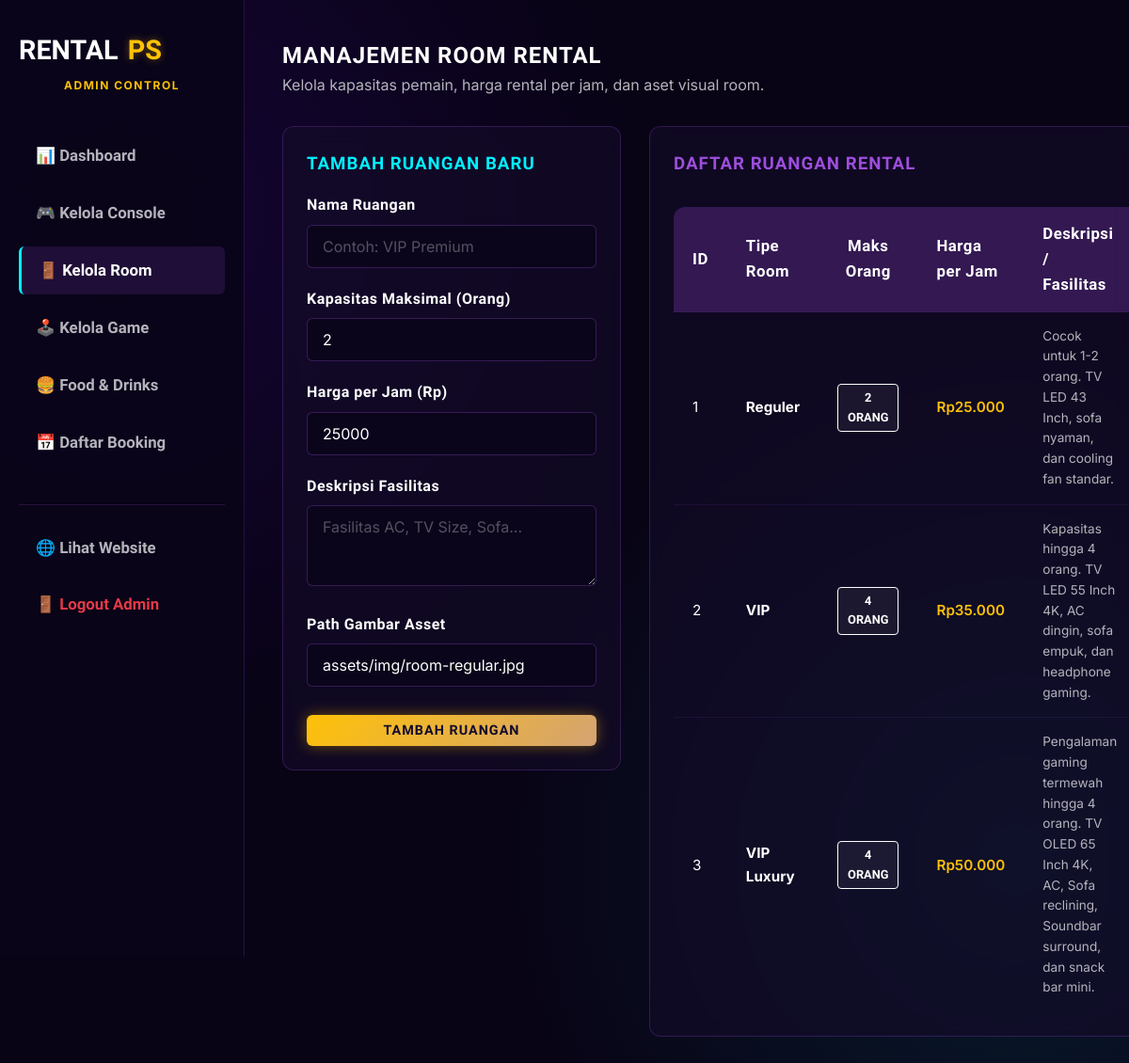
Screenshot of /admin/rooms.php (signed in) with the database file from the repository.
### tables this page shows
CREATE TABLE IF NOT EXISTS `rooms` (
  `id` INT AUTO_INCREMENT PRIMARY KEY,
  `name` VARCHAR(50) NOT NULL,
  `max_people` INT NOT NULL,
  `price_per_hour` DECIMAL(10, 2) NOT NULL,
  `description` TEXT,
  `image` VARCHAR(255) NOT NULL,
  `created_at` TIMESTAMP DEFAULT CURRENT_TIMESTAMP
);

### config/database.php (called while the page is built, shortened)
<?php
function sanitize($data) {
    return htmlspecialchars($data, ENT_QUOTES, 'UTF-8');
}
function format_rupiah($number) {
    return 'Rp' . number_format($number, 0, ',', '.');
}
?>

### admin/rooms.php (the view, shortened to what this page needs)
<?php
require_once dirname(__DIR__) . '/config/database.php';
$edit_mode = false;
$edit_name = '';
$edit_max_people = 2;
$edit_price_per_hour = 25000;
$edit_description = '';
$edit_image = 'assets/img/room-regular.jpg';
try {
    $rooms = $db->query("SELECT * FROM rooms ORDER BY id ASC")->fetchAll();
} catch (PDOException $e) {
    die("Database query error: " . $e->getMessage());
}
?>
<!DOCTYPE html>
<html lang="id">
<head>
    <link rel="stylesheet" href="../assets/css/style.css">
</head>
<body>
    <div class="admin-layout">
        <?php include_once __DIR__ . '/sidebar.php'; ?>
        <main class="admin-main">
            <div class="admin-header">
                <div>
                    <h2>Manajemen Room Rental</h2>
                    <p class="text-muted">Kelola kapasitas pemain, harga rental per jam, dan aset visual room.</p>
                </div>
            </div>
            <div class="payment-grid" style="grid-template-columns: 360px 1fr;">
                <div>
                    <div class="card">
                        <h3 class="text-cyan mb-3"><?= $edit_mode ? 'Edit Ruangan' : 'Tambah Ruangan Baru' ?></h3>
                        <form action="rooms.php" method="POST">
                            <div class="form-group">
                                <label for="name" class="form-label">Nama Ruangan</label>
                                <input type="text" id="name" name="name" class="form-control" placeholder="Contoh: VIP Premium" required value="<?= sanitize($edit_mode ? $edit_name : '') ?>">
                            </div>
                            <div class="form-group">
                                <label for="max_people" class="form-label">Kapasitas Maksimal (Orang)</label>
                                <input type="number" id="max_people" name="max_people" class="form-control" placeholder="Maksimal orang" min="1" required value="<?= $edit_mode ? $edit_max_people : 2 ?>">
                            </div>
                            <div class="form-group">
                                <label for="price_per_hour" class="form-label">Harga per Jam (Rp)</label>
                                <input type="number" id="price_per_hour" name="price_per_hour" class="form-control" placeholder="Harga dalam Rp" min="1000" step="1000" required value="<?= $edit_mode ? $edit_price_per_hour : 25000 ?>">
                            </div>
                            <div class="form-group">
                                <label for="description" class="form-label">Deskripsi Fasilitas</label>
                                <textarea id="description" name="description" class="form-control" rows="3" placeholder="Fasilitas AC, TV Size, Sofa..."><?= sanitize($edit_mode ? $edit_description : '') ?></textarea>
                            </div>
                            <div class="form-group">
                                <label for="image" class="form-label">Path Gambar Asset</label>
                                <input type="text" id="image" name="image" class="form-control" placeholder="assets/img/room-vip.jpg" required value="<?= sanitize($edit_mode ? $edit_image : 'assets/img/room-regular.jpg') ?>">
                            </div>
                            <button type="submit" class="btn btn-secondary btn-sm" style="width: 100%; margin-top: 10px;">
                                <?= $edit_mode ? 'Simpan Perubahan' : 'Tambah Ruangan' ?>
                            </button>
                        </form>
                    </div>
                </div>
                <div>
                    <div class="card" style="padding: 25px;">
                        <h3 class="text-purple mb-3">Daftar Ruangan Rental</h3>
                        <div class="table-responsive">
                            <table class="custom-table" style="background: transparent;">
                                <thead>
                                    <tr>
                                        <th style="width: 60px;">ID</th>
                                        <th>Tipe Room</th>
                                        <th style="text-align: center;">Maks Orang</th>
                                        <th>Harga per Jam</th>
                                        <th>Deskripsi / Fasilitas</th>
                                    </tr>
                                </thead>
                                <tbody>
                                    <?php foreach ($rooms as $r): ?>
                                        <tr>
                                            <td><?= $r['id'] ?></td>
                                            <td><strong><?= sanitize($r['name']) ?></strong></td>
                                            <td style="text-align: center;"><span class="badge badge-pending" style="color:#fff; border-color:#fff; background:rgba(255,255,255,0.05);"><?= $r['max_people'] ?> Orang</span></td>
                                            <td class="text-gold" style="font-weight:600;"><?= format_rupiah($r['price_per_hour']) ?></td>
                                            <td style="max-width: 250px; font-size: 0.85rem;" class="text-muted"><?= sanitize($r['description']) ?></td>
                                        </tr>
                                    <?php endforeach; ?>
                                </tbody>
                            </table>
                        </div>
                    </div>
                </div>
            </div>
        </main>
    </div>
</body>
</html>

### assets/css/style.css (style rules this page uses)
:root { --bg-dark: #080315; --bg-card: rgba(20, 12, 40, 0.65); --bg-card-hover: rgba(30, 18, 60, 0.85); --bg-input: rgba(10, 5, 25, 0.8); --primary: #9d4edd; --primary-glow: rgba(157, 78, 221, 0.5); --secondary: #ffc107; --secondary-glow: rgba(255, 193, 7, 0.4); --cyan: #00f0ff; --cyan-glow: rgba(0, 240, 255, 0.4); --text-light: #ffffff; --text-muted: #b5b3bc; --text-dark: #120b2e; --border-glass: 1px solid rgba(157, 78, 221, 0.25); --border-glass-hover: 1px solid rgba(0, 240, 255, 0.5); --radius-sm: 6px; --radius-md: 12px; --radius-lg: 20px; --transition: all 0.3s cubic-bezier(0.25, 0.8, 0.25, 1); --font-heading: 'Rajdhani', sans-serif; --font-body: 'Inter', sans-serif; }
* { margin: 0; padding: 0; box-sizing: border-box; }
body { background-color: var(--bg-dark); color: var(--text-light); font-family: var(--font-body); line-height: 1.6; overflow-x: hidden; min-height: 100vh; display: flex; flex-direction: column; background-image: radial-gradient(circle at 10% 20%, rgba(93, 12, 228, 0.15) 0%, transparent 40%), radial-gradient(circle at 90% 80%, rgba(0, 240, 255, 0.1) 0%, transparent 40%); background-attachment: fixed; }
h1, h2, h3, h4, h5, h6 { font-family: var(--font-heading); font-weight: 700; letter-spacing: 1px; text-transform: uppercase; }
.text-gold { color: var(--secondary); }
.text-cyan { color: var(--cyan); }
.text-purple { color: var(--primary); }
.text-muted { color: var(--text-muted); }
.btn { display: inline-flex; align-items: center; justify-content: center; padding: 12px 28px; font-family: var(--font-heading); font-size: 1.1rem; font-weight: 700; text-transform: uppercase; border-radius: var(--radius-sm); border: none; cursor: pointer; transition: var(--transition); position: relative; overflow: hidden; letter-spacing: 1px; }
.btn-secondary { background: linear-gradient(135deg, var(--secondary) 0%, #d4a373 100%); color: var(--text-dark); box-shadow: 0 0 15px var(--secondary-glow); }
.btn-sm { padding: 8px 16px; font-size: 0.9rem; }
.card { background: var(--bg-card); border: var(--border-glass); border-radius: var(--radius-md); padding: 25px; backdrop-filter: blur(10px); -webkit-backdrop-filter: blur(10px); transition: var(--transition); position: relative; overflow: hidden; }
.form-group { margin-bottom: 20px; }
.form-label { display: block; margin-bottom: 8px; font-family: var(--font-heading); font-weight: 600; font-size: 1rem; letter-spacing: 0.5px; color: var(--text-light); }
.form-control { width: 100%; background-color: var(--bg-input); border: 1px solid rgba(157, 78, 221, 0.3); border-radius: var(--radius-sm); padding: 12px 16px; color: var(--text-light); font-family: var(--font-body); font-size: 1rem; transition: var(--transition); }
.form-control::placeholder { color: rgba(255, 255, 255, 0.3); }
.table-responsive { overflow-x: auto; width: 100%; }
.custom-table { width: 100%; border-collapse: collapse; background: var(--bg-card); border-radius: var(--radius-md); overflow: hidden; margin-top: 15px; text-align: left; }
.custom-table th { background: rgba(157, 78, 221, 0.25); padding: 15px 20px; font-family: var(--font-heading); font-size: 1.05rem; font-weight: 700; letter-spacing: 0.5px; border-bottom: 1px solid rgba(157, 78, 221, 0.3); }
.custom-table td { padding: 15px 20px; border-bottom: 1px solid rgba(157, 78, 221, 0.1); font-size: 0.95rem; vertical-align: middle; }
.custom-table tr:last-child td { border-bottom: none; }
.badge { display: inline-block; padding: 4px 10px; border-radius: 4px; font-size: 0.8rem; font-weight: 700; text-transform: uppercase; font-family: var(--font-heading); }
.badge-pending { background: rgba(255, 193, 7, 0.15); color: var(--secondary); border: 1px solid var(--secondary); }
.payment-grid { display: grid; grid-template-columns: 1.2fr 0.8fr; gap: 30px; }
.admin-layout { display: grid; grid-template-columns: 260px 1fr; min-height: 100vh; }
.admin-main { padding: 40px; overflow-y: auto; }
.admin-header { display: flex; justify-content: space-between; align-items: center; margin-bottom: 30px; }
.mb-3 { margin-bottom: 15px; }

### rows the page displays
rooms: id "1", name "Reguler", max_people "2", price_per_hour "Rp25.000", description "Cocok untuk 1-2 orang. TV LED 43 Inch, sofa nyaman, dan cooling fan standar."
rooms: id "2", name "VIP", max_people "4", price_per_hour "Rp35.000", description "Kapasitas hingga 4 orang. TV LED 55 Inch 4K, AC dingin, sofa empuk, dan headphone gaming."
rooms: id "3", name "VIP Luxury", max_people "4", price_per_hour "Rp50.000", description "Pengalaman gaming termewah hingga 4 orang. TV OLED 65 Inch 4K, AC, Sofa reclining, Soundbar surround, dan snack bar mini."
